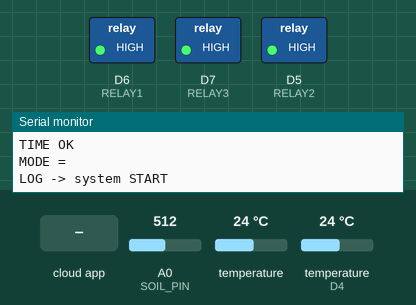
Recording of a sketch running on a simulated ESP8266 (NodeMCU). Shown: switched loads named in the sketch (green lamp = pin HIGH), the last lines printed to the serial monitor. The inputs (shaded band) are chosen by the test bench; at power-on: A0 (SOIL_PIN) = 512, temperature 24 °C, temperature (sensor on D4) 24 °C. WiFi joins after 1.5 s; servers stay silent unless stated; the local clock reads 2024-03-15 10:24:30 at power-on unless the sketch sets it; the Firebase database answers and starts empty.

Above: at 3.9 s.
4.0 s: the phone or cloud app sets currentMode to day
6.6 s: A0 (SOIL_PIN) set to 788
12.5 s: A0 (SOIL_PIN) set to 814
At 13.5 s:
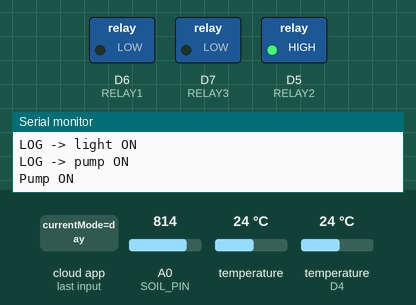
At 14.4 s:
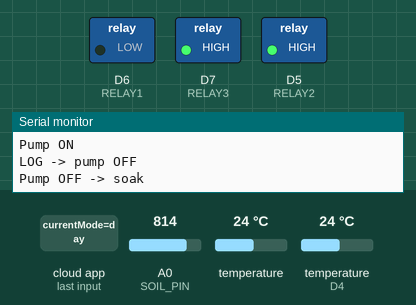
15.3 s: the phone or cloud app sets currentMode to manual
21.2 s: the phone or cloud app sets currentMode to night
At 26.5 s:
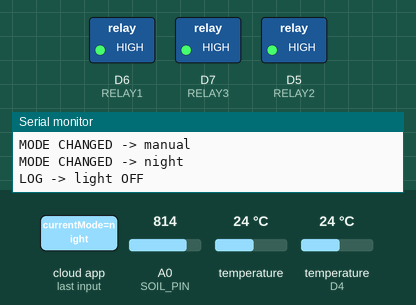
Timing chart, 0 to 28.0 s (numbered marks = the images above; inputs shaded):
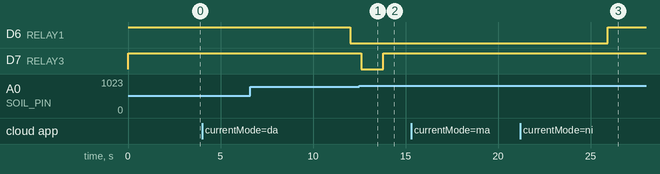

Measured:
- the behaviour switches between 802 and 803 on A0 (SOIL_PIN) (found by bisection; images 0 and 1)
- after the input at 12.5 s, D7 (RELAY3): HIGH → LOW after 0.11 s, → HIGH 1.2 s later
- after the input at 21.2 s, D6 (RELAY1): LOW → HIGH after 4.7 s

The sketch:

ESP.ino
```cpp
#include <ESP8266WiFi.h>
#include <ESP8266WiFiMulti.h>
#include <WiFiManager.h>
#include <Firebase_ESP_Client.h>
#include <Adafruit_BMP280.h>
#include <OneWire.h>
#include <DallasTemperature.h>
#include <time.h>

// ================= FIREBASE =================
#define FIREBASE_HOST "terrariumcontrol-3318a-default-rtdb.europe-west1.firebasedatabase.app"

FirebaseData fbdo;
FirebaseData fbdo_relay;
FirebaseData fbdo_mode;

FirebaseAuth auth;
FirebaseConfig config;

// ================= WIFI =================
ESP8266WiFiMulti wifiMulti;

// ================= BMP280 =================
Adafruit_BMP280 bmp;

// ================= DS18B20 =================
#define ONE_WIRE_BUS D4

OneWire oneWire(ONE_WIRE_BUS);
DallasTemperature sensors(&oneWire);

// ================= RELAYS =================
#define RELAY1 D6 // LIGHT
#define RELAY2 D5 // HEAT MAT
#define RELAY3 D7 // PUMP

bool r1 = false;
bool r2 = false;
bool r3 = false;

// ================= SOIL =================
#define SOIL_PIN A0

// ================= MODE =================
String currentMode = "manual";

// ================= TIMERS =================
unsigned long lastSend  = 0;
unsigned long lastModeRead = 0;
unsigned long lastAuto  = 0;

String lastMode = "manual";

// DS18B20 асинхронне читання
unsigned long lastTempRequest = 0;
bool tempRequested = false;
const unsigned long TEMP_REQUEST_INTERVAL = 2000;

// ================= SAFETY =================
bool emergencyStop = false;
bool timeSynced    = false;

// ================= AUTO PUMP =================
bool pumpRunning    = false;
bool waitingForSoak = false;

unsigned long pumpStartTime = 0;
unsigned long soakStartTime = 0;

const unsigned long PUMP_DURATION = 1200;
const unsigned long SOAK_TIME     = 180000;

// ================= КЕШ СЕНСОРІВ =================
float cachedTempAir  = 25.0;
float cachedTempSoil = 25.0;
int   cachedSoil     = 50;

// ================= FORWARD DECLARATIONS =================
void addLog(String device, String action, String reason);
void applyRelay(int pin, bool state);

// ================= HELPER: ВСТАНОВИТИ РЕЛЕ =================
void setRelay(int pin, bool &stateVar, bool newState,
              const char* fbPath, const char* device, const char* reason) {

  if (stateVar == newState) return;  // 🚀 важливо

  stateVar = newState;
  applyRelay(pin, stateVar);

  Firebase.RTDB.setBool(&fbdo_relay, fbPath, stateVar);

  addLog(device, stateVar ? "ON" : "OFF", reason);
}

// ================= EVENT LOG =================
void addLog(String device, String action, String reason) {

  FirebaseJson json;
  json.set("device", device);
  json.set("action", action);
  json.set("reason", reason);

  if (timeSynced) {
    unsigned long now = (unsigned long)time(nullptr);
    json.set("timestamp", String(now));
  } else {
    json.set("timestamp", 0);
  }

  Firebase.RTDB.pushJSON(&fbdo, "/terrarium/logs", &json);
  Serial.println("LOG -> " + device + " " + action);
}

// ================= APPLY RELAY =================
void applyRelay(int pin, bool state) {
  digitalWrite(pin, state ? LOW : HIGH);
}

// ================= WIFI =================
void connectWiFi() {

  wifiMulti.addAP("TP-LINK_65F6", "06725228");
  wifiMulti.addAP("iPhone", "06725228");

  Serial.print("Connecting WiFi");

  int tries = 0;

  while (wifiMulti.run() != WL_CONNECTED && tries < 20) {
    delay(500);
    Serial.print(".");
    tries++;
  }

  if (WiFi.status() != WL_CONNECTED) {
    WiFiManager wm;
    wm.autoConnect("Terrarium-Setup");
  }

  Serial.println("");
  Serial.println("WiFi connected");
}

// ================= RELAY SYNC =================
void syncRelays() {

  if (Firebase.RTDB.getBool(&fbdo_relay, "/terrarium/relay1")) {
    r1 = fbdo_relay.boolData();
    applyRelay(RELAY1, r1);
  }

  if (Firebase.RTDB.getBool(&fbdo_relay, "/terrarium/relay2")) {
    r2 = fbdo_relay.boolData();
    applyRelay(RELAY2, r2);
  }

  if (Firebase.RTDB.getBool(&fbdo_relay, "/terrarium/relay3")) {
    r3 = fbdo_relay.boolData();
    applyRelay(RELAY3, r3);
  }
}

// ================= MANUAL MODE =================
void handleManualMode() {

  if (Firebase.RTDB.getBool(&fbdo_relay, "/terrarium/relay1")) {
    bool state = fbdo_relay.boolData();
    setRelay(RELAY1, r1, state, "/terrarium/relay1", "light", "Manual control");
  }

  if (Firebase.RTDB.getBool(&fbdo_relay, "/terrarium/relay2")) {
    bool state = fbdo_relay.boolData();
    setRelay(RELAY2, r2, state, "/terrarium/relay2", "heat", "Manual control");
  }

  if (Firebase.RTDB.getBool(&fbdo_relay, "/terrarium/relay3")) {
    bool state = fbdo_relay.boolData();
    setRelay(RELAY3, r3, state, "/terrarium/relay3", "pump", "Manual control");
  }
}

// ================= AUTO PUMP =================
void handleAutoPump(int soil) {

  if (r2) {
    if (r3) {
      setRelay(RELAY3, r3, false, "/terrarium/relay3", "pump", "Heating active");
    }
    return;
  }

  if (pumpRunning) {
    if (millis() - pumpStartTime >= PUMP_DURATION) {
      pumpRunning    = false;
      waitingForSoak = true;
      soakStartTime  = millis();
      setRelay(RELAY3, r3, false, "/terrarium/relay3", "pump", "Soaking");
      Serial.println("Pump OFF -> soak");
    }
    return;
  }

  if (waitingForSoak) {
    if (millis() - soakStartTime >= SOAK_TIME) {
      waitingForSoak = false;
      Serial.println("Soak finished");
    }
    return;
  }

  if (soil < 30) {
    pumpRunning   = true;
    pumpStartTime = millis();
    setRelay(RELAY3, r3, true, "/terrarium/relay3", "pump", "Low moisture");
    Serial.println("Pump ON");
  }
}

// ================= AUTO MODE =================
void runAutoLogic(float tempAir, float tempSoil) {

  bool dayMode = (currentMode == "day");

  float airMin   = dayMode ? 24.0 : 18.0;
  float airMax   = dayMode ? 27.0 : 22.0;
  float soilMax  = dayMode ? 28.0 : 24.0;
  float soilSafe = soilMax - 2.0;

  setRelay(RELAY1, r1, dayMode,
           "/terrarium/relay1", "light",
           dayMode ? "Day mode" : "Night mode");

  if (tempSoil > 30.0) {
    emergencyStop = true;
    if (r2) {
      setRelay(RELAY2, r2, false, "/terrarium/relay2", "heat", "Emergency stop");
      Serial.println("EMERGENCY STOP");
    }
    return;
  }

  if (tempSoil < 28.0) {
    emergencyStop = false;
  }

  bool heatOn  = (tempAir < airMin) && (tempSoil < soilSafe);
  bool heatOff = (tempAir > airMax) || (tempSoil > soilMax);

  if (heatOff && r2) {
    setRelay(RELAY2, r2, false, "/terrarium/relay2", "heat", "Target reached");
  }
  else if (heatOn && !r2) {
    setRelay(RELAY2, r2, true, "/terrarium/relay2", "heat", "Temperature low");
  }
}

// ================= SETUP =================
void setup() {

  Serial.begin(115200);

  pinMode(RELAY1, OUTPUT);
  pinMode(RELAY2, OUTPUT);
  pinMode(RELAY3, OUTPUT);

  digitalWrite(RELAY1, HIGH);
  digitalWrite(RELAY2, HIGH);
  digitalWrite(RELAY3, HIGH);

  connectWiFi();

  configTime(2 * 3600, 0, "pool.ntp.org", "time.nist.gov");

  Serial.print("Syncing time");

  int retry = 0;

  while (!timeSynced && retry < 30) {
    time_t now = time(nullptr);
    struct tm *tm_info = localtime(&now);

    if (tm_info->tm_year > 120) {
      timeSynced = true;
      break;
    }

    delay(1000);
    Serial.print(".");
    retry++;
  }

  Serial.println("");
  Serial.println(timeSynced ? "TIME OK" : "TIME FAILED");

  if (!bmp.begin(0x76)) {
    Serial.println("BMP280 ERROR");
  }

  sensors.begin();
  sensors.setWaitForConversion(false);

  config.database_url = FIREBASE_HOST;
  config.signer.test_mode = true;

  Firebase.begin(&config, &auth);
  Firebase.reconnectWiFi(true);

  delay(500);

  if (Firebase.RTDB.getString(&fbdo_mode, "/terrarium/currentMode")) {
    currentMode = fbdo_mode.stringData();
    currentMode.toLowerCase();
  } else {
    currentMode = "manual";
  }

  Serial.println("MODE = " + currentMode);

  syncRelays();

  addLog("system", "START", "ESP8266 boot");
}

// ================= LOOP =================
void loop() {

  if (WiFi.status() != WL_CONNECTED) {
    connectWiFi();
    return;
  }

  unsigned long now = millis();

  // MODE
  if (now - lastModeRead > 5000) {
  lastModeRead = now;

  if (Firebase.RTDB.getString(&fbdo_mode, "/terrarium/currentMode")) {

    String newMode = fbdo_mode.stringData();
    newMode.toLowerCase();

    if (newMode == "manual" || newMode == "day" || newMode == "night") {

      if (newMode != lastMode) {
        lastMode = newMode;
        currentMode = newMode;

        Serial.println("MODE CHANGED -> " + currentMode);
      }
    }
  }
}

  // DS18B20 АСИНХРОННЕ ЧИТАННЯ
  if (!tempRequested) {
    sensors.requestTemperatures();
    lastTempRequest = now;
    tempRequested = true;
  }

  if (tempRequested && (now - lastTempRequest >= 800)) {
    tempRequested = false;

    float newTempSoil = sensors.getTempCByIndex(0);
    if (newTempSoil > -100.0) {
      cachedTempSoil = newTempSoil;
    }

    float newTempAir = bmp.readTemperature();
    if (!isnan(newTempAir)) {
      cachedTempAir = newTempAir;
    }

    int rawSoil = constrain(analogRead(SOIL_PIN), 300, 1023);
    cachedSoil  = map(rawSoil, 1023, 300, 0, 100);
  }

  float tempAir  = cachedTempAir;
  float tempSoil = cachedTempSoil;
  int   soil     = cachedSoil;

  // ================= SEND DATA =================
  if (now - lastSend > 20000) {   // було 15000 → менше spam
  lastSend = now;

  Firebase.RTDB.setFloat(&fbdo, "/terrarium/tempAir", tempAir);
  Firebase.RTDB.setFloat(&fbdo, "/terrarium/tempSoil", tempSoil);
  Firebase.RTDB.setInt(&fbdo, "/terrarium/soilMoisture", soil);

  if (timeSynced) {

    FirebaseJson historyEntry;
    historyEntry.set("tempAir", tempAir);
    historyEntry.set("tempSoil", tempSoil);
    historyEntry.set("soilMoisture", soil);
    historyEntry.set("timestamp", (unsigned long)time(nullptr));

    Firebase.RTDB.pushJSON(&fbdo, "/terrarium/history", &historyEntry);
  }
}

  // MANUAL
  if (currentMode == "manual") {
    handleManualMode();
  }

  // AUTO
  if (currentMode == "day" || currentMode == "night") {

  if (now - lastAuto > 12000) { // трохи рідше → стабільніше
    lastAuto = now;
    runAutoLogic(tempAir, tempSoil);
  }

  handleAutoPump(soil);
}
}
```
